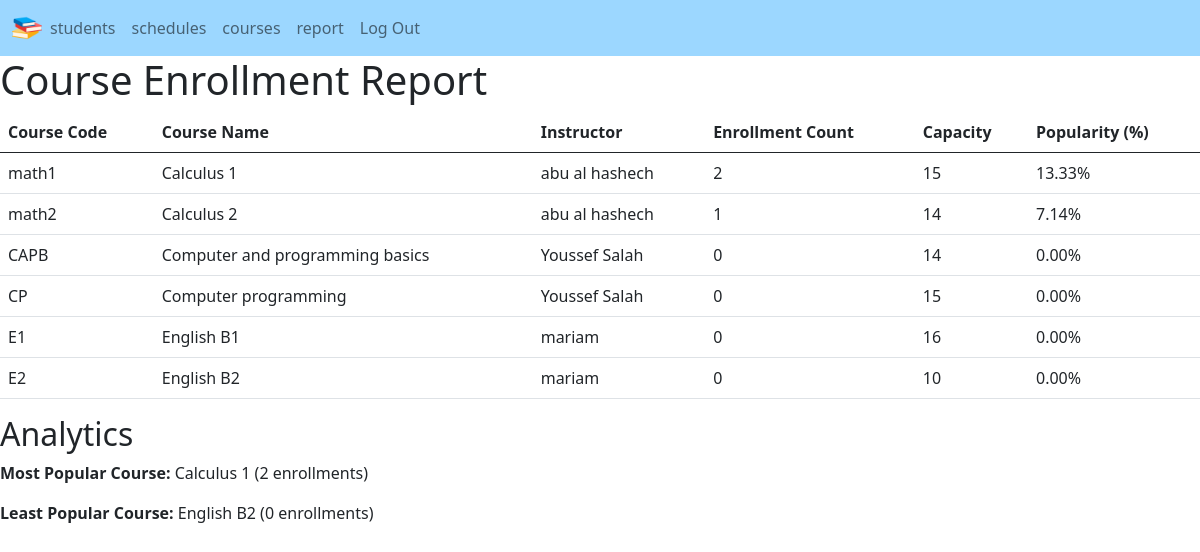
/course_report/ (signed in), run on the app's committed database.
### courses/models.py (models this page shows, shortened)
class Course(models.Model):
    code = models.CharField(max_length=90, unique=True, primary_key=True)
    name = models.CharField(max_length=100, null=True)
    description = models.TextField(null=True)
    instructor = models.CharField(max_length=100, null=True)
    scheduled = models.ForeignKey(CourseSchedule, on_delete=models.CASCADE, related_name='courses')
    prerequisites = models.ManyToManyField('self', blank=True, symmetrical=False)
    capacity = models.IntegerField(null=True)

### courses/views.py (the view)
# urls.py: path('course_report/', views.course_report, name="course_report"),
@login_required
@admin_required
def course_report(request):
    courses = Course.objects.all()
    report_data = []
    for course in courses:
        enrollment_count = StudentRegistration.objects.filter(course=course).count()
        popularity = (enrollment_count / course.capacity) * 100 if course.capacity > 0 else 0
        report_data.append({
            'course': course,
            'enrollment_count': enrollment_count,
            'popularity': popularity
        })
    report_data.sort(key=lambda x: x['enrollment_count'], reverse=True)
    most_popular_course = report_data[0] if report_data else None
    least_popular_course = report_data[-1] if report_data else None
    context = {
        'report_data': report_data,
        'most_popular_course': most_popular_course,
        'least_popular_course': least_popular_course
    }
    return render(request, 'courses/course_report.html', context)

### courses/templates/courses/course_report.html (shortened to what this page needs)
{% extends "courses/mainadmin.html" %}
{% load static %}
{% block content %}
<h1>Course Enrollment Report</h1>
<table class="table">
    <thead>
        <tr>
            <th>Course Code</th>
            <th>Course Name</th>
            <th>Instructor</th>
            <th>Enrollment Count</th>
            <th>Capacity</th>
            <th>Popularity (%)</th>
        </tr>
    </thead>
    <tbody>
        {% for data in report_data %}
        <tr>
            <td>{{ data.course.code }}</td>
            <td>{{ data.course.name }}</td>
            <td>{{ data.course.instructor }}</td>
            <td>{{ data.enrollment_count }}</td>
            <td>{{ data.course.capacity }}</td>
            <td>{{ data.popularity|floatformat:2 }}%</td>
        </tr>
        {% endfor %}
    </tbody>
</table>
<h2>Analytics</h2>
{% if most_popular_course %}
    <p><strong>Most Popular Course:</strong> {{ most_popular_course.course.name }} ({{ most_popular_course.enrollment_count }} enrollments)</p>
{% endif %}
{% if least_popular_course %}
    <p><strong>Least Popular Course:</strong> {{ least_popular_course.course.name }} ({{ least_popular_course.enrollment_count }} enrollments)</p>
{% endif %}
{% endblock %}

### data on the page
Course: course.code "math1", course.name "Calculus 1", course.instructor "abu al hashech", enrollment_count "2", course.capacity "15", popularity "13.33"
Course: course.code "math2", course.name "Calculus 2", course.instructor "abu al hashech", enrollment_count "1", course.capacity "14", popularity "7.14"
Course: course.code "CAPB", course.name "Computer and programming basics", course.instructor "Youssef Salah", enrollment_count "0", course.capacity "14", popularity "0.00"
Course: course.code "CP", course.name "Computer programming", course.instructor "Youssef Salah", enrollment_count "0", course.capacity "15", popularity "0.00"
Course: course.code "E1", course.name "English B1", course.instructor "mariam", enrollment_count "0", course.capacity "16", popularity "0.00"
Course: course.code "E2", course.name "English B2", course.instructor "mariam", enrollment_count "0", course.capacity "10", popularity "0.00"

### other printed values
{{ most_popular_course.enrollment_count }} "2"
{{ least_popular_course.enrollment_count }} "0"
